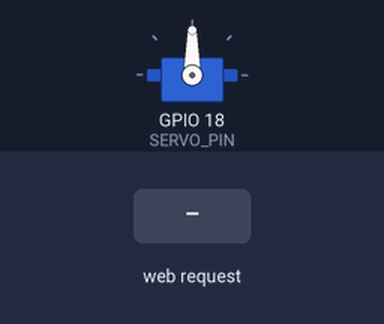
The sketch below on a simulated ESP32. Shown: servo. The inputs (shaded band) are chosen by the test bench. WiFi joins after 1.5 s; servers stay silent unless stated; what the sketch prints to the serial monitor is not drawn.

Above: at 3.2 s.
3.3 s: HTTP request GET /press received
At 3.45 s:
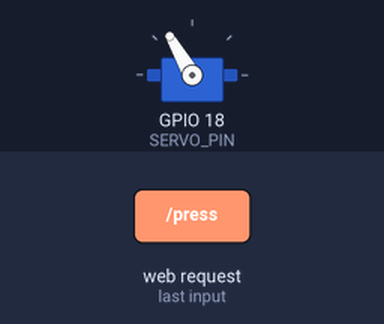
Timing chart, 0 to 6.3 s (numbered marks = the images above; inputs shaded):
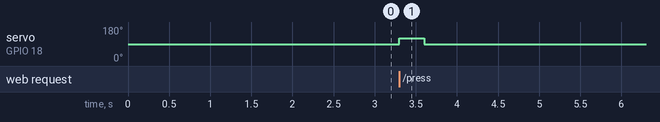

The sketch:

main.ino
```cpp
#include <WiFi.h>
#include <WebServer.h>
#include <ESP32Servo.h>

// ★ここを自分のWi-Fiに合わせて書き換え★
const char* ssid     = "your_ssid";      // ← Wi-Fi SSID
const char* password = "your_password";  // ← Wi-Fi パスワード

WebServer server(80);
Servo servo;

// サーボ信号線のピン (ESP32 の GPIO 番号)
const int SERVO_PIN = 18;

// 角度を「変数」で管理する
int restAngle  = 90;   // 待機位置（現在の角度として扱う）
int pressAngle = 120;  // 押し込む位置
int currentAngle = restAngle;  // 現在角度（論理上の現在位置）

// シンプルなWebページ（押すボタン1つ）
const char MAIN_page[] PROGMEM = R"=====(
<!DOCTYPE html>
<html>
<head>
  <meta charset="utf-8">
  <title>ESP32 Switch Pusher</title>
  <meta name="viewport" content="width=device-width, initial-scale=1">
  <style>
    body { font-family: sans-serif; text-align: center; margin-top: 40px; }
    button {
      font-size: 24px; padding: 20px 40px; margin: 10px;
      border-radius: 8px; border: none; cursor: pointer;
    }
    .press { background: #4CAF50; color: white; }
  </style>
</head>
<body>
  <h1>Switch Pusher</h1>
  <p>ボタンを押すと、サーボが「押して戻る」動作をします。</p>
  <button class="press" onclick="sendPress()">PUSH</button>

  <script>
    function sendPress() {
      fetch('/press')
        .then(r => r.text())
        .then(t => console.log(t))
        .catch(e => console.error(e));
    }
  </script>
</body>
</html>
)=====";

void handleRoot() {
  server.send_P(200, "text/html", MAIN_page);
}

// 一回「押して戻る」動作
void pressOnce() {
  int startAngle = currentAngle;  // 変数で管理している現在角度

  // 押し込む
  servo.write(pressAngle);
  delay(300); // 押し込み時間（調整可）

  // 元の角度に戻す
  servo.write(startAngle);
  delay(300); // 戻り時間（必要に応じて調整）

  // 今回の設計では「押した後も restAngle に戻る前提」
  // currentAngle は startAngle (= restAngle) のままでよい
}

void handlePress() {
  pressOnce();
  server.send(200, "text/plain", "Pressed");
}

void setup() {
  Serial.begin(115200);

  // サーボ初期化
  servo.attach(SERVO_PIN, 500, 2400);  // パルス幅指定で安定
  currentAngle = restAngle;            // 現在角度を待機位置として扱う
  servo.write(currentAngle);
  delay(500);

  // Wi-Fi 接続
  Serial.println();
  Serial.println("Connecting to WiFi...");
  WiFi.begin(ssid, password);

  while (WiFi.status() != WL_CONNECTED) {
    delay(500);
    Serial.print(".");
  }

  Serial.println("");
  Serial.println("WiFi connected");
  Serial.print("IP address: ");
  Serial.println(WiFi.localIP());  // ← このアドレスをスマホで開く

  // Webサーバのルーティング
  server.on("/", handleRoot);
  server.on("/press", handlePress);  // 押すだけのエンドポイント

  server.begin();
  Serial.println("HTTP server started");
}

void loop() {
  server.handleClient();
}
```

Measured:
- after the input at 3.3 s, servo on GPIO 18 (SERVO_PIN): 90° → 120° at once, → 90° 0.30 s later
